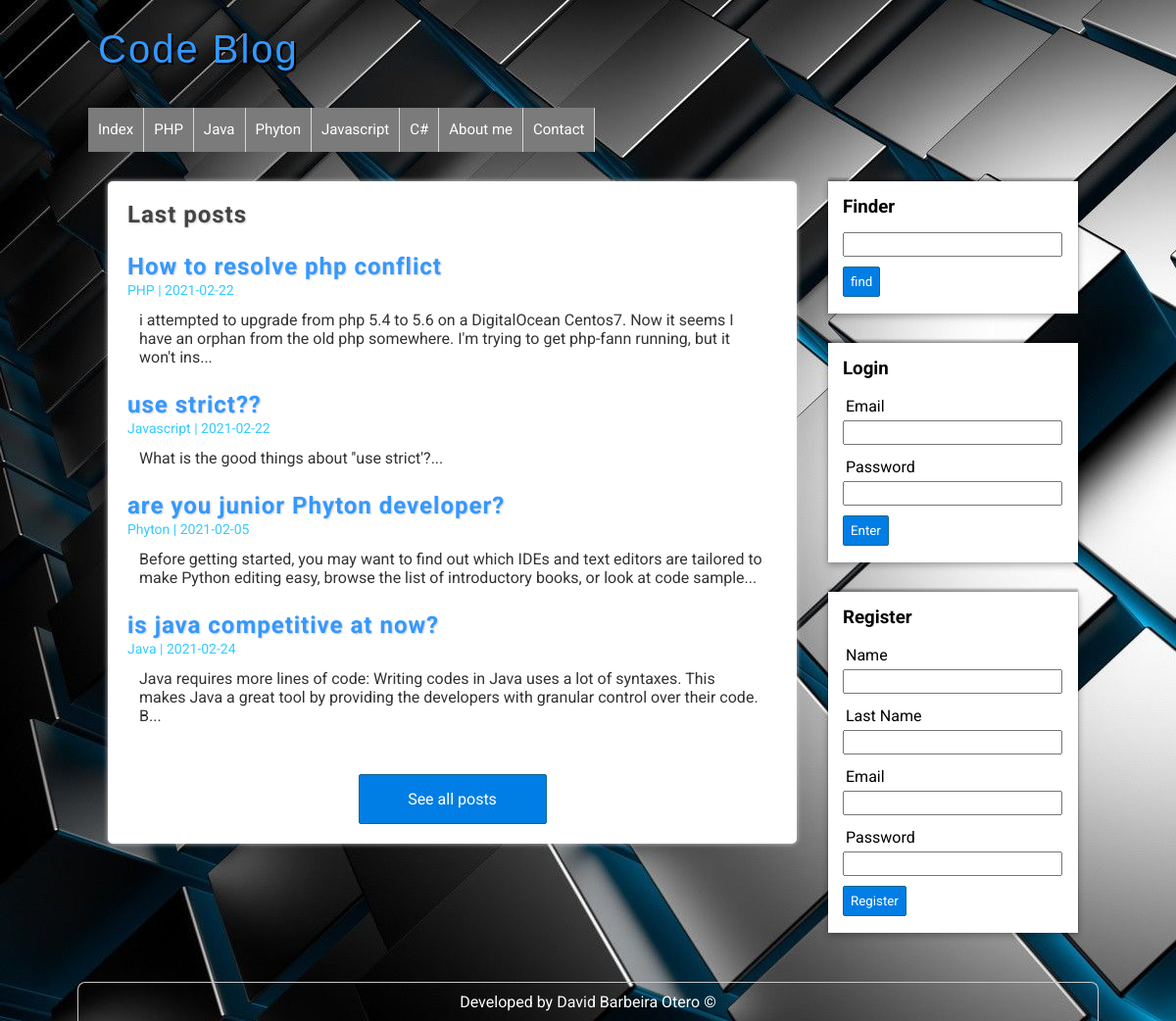
The page / on the database its author committed.
### tables this page shows
CREATE TABLE `categories` (
  `id` int(11) NOT NULL,
  `name` text NOT NULL
);

CREATE TABLE `posts` (
  `id` int(11) NOT NULL,
  `title` text NOT NULL,
  `description` longtext NOT NULL,
  `user_id` int(11) NOT NULL,
  `category_id` int(11) NOT NULL,
  `date` date DEFAULT NULL
);

### includes/helpers.php (called while the page is built, shortened)
<?php
function get_categories($connection) {
    $sql = "SELECT * FROM categories ORDER BY id ASC";
    $categories = mysqli_query($connection, $sql);
    $result = array();
    if ($categories) {
        $result = $categories;
    }
    return $result;
}
function get_all_posts($connection, $limit = null, $category = null,$find=null) {
    $sql = "SELECT e.*,c.name AS 'category' FROM posts e" .
            " INNER JOIN categories c on e.category_id=c.id";
    $sql .= " ORDER BY e.id DESC";
    if ($limit) {
        $sql .= " LIMIT 4";
    }
    $posts = mysqli_query($connection, $sql);
    $result = array();
    if ($posts) {
        $result = $posts;
    }
    return $result;
}

### index.php (the view, shortened to what this page needs)
<?php require_once 'includes/header.php' ?>
<?php require_once 'includes/helpers.php' ?>
<div id="container">
    <?php require_once'includes/aside.php' ?>
    <div id="main">
        <h1>Last posts</h1>
        <?php
        $posts = get_all_posts($db,true,null);
        if (!empty($posts)):
            while ($post = mysqli_fetch_assoc($posts)):
                ?>
                <article class="entry_posts">
                    <a href="post-details.php?id=<?=$post['id']?>">
                        <h2><?= $post['title'] ?> </h2>
                        <span class="date_last_posts"><?= $post['category'].' | '.$post['date']?> </span>
                        <p><?= substr($post['description'], 0, 180) . "..." ?> </p>
                    </a>
                </article>
                <?php
            endwhile;
        endif;
        ?>
        <div id="see-all">
            <a href="entries.php">
                See all posts
            </a>
        </div>
    </div>
</div>
<?php require_once 'includes/footer.php' ?>
</body>
</html>

### includes/header.php (shortened to what this page needs)
<?php require_once 'connection.php'
?>
<?php require_once 'helpers.php'
?>
<!DOCTYPE HTML>
<html lang="es">
    <head>
        <link rel="stylesheet" type="text/css" href="/assets/css/style.css"/>
    </head>
    <body>
        <header id="header">
            <div id="logo">
                <a href="index.php">
                    Code Blog
                </a>
            </div>
            <?php $categories=get_categories($db);   ?>
            <nav id="menu">
                <ul>
                    <li>
                        <a href="index.php">Index</a>
                    </li>
            <?php  while($category= mysqli_fetch_assoc($categories)):  ?>
             <li>
                 <a href="category.php?idcategory=<?=$category['id']?>"><?= $category['name']?></a>
                    </li>
            <?php endwhile; ?>
                       <li>
                        <a href="index.php">About me</a>
                    </li>
                       <li>
                        <a href="index.php">Contact</a>
                    </li>
                </ul>
            </nav>
        </header>

### includes/aside.php (shortened to what this page needs)
<?php require_once 'includes/helpers.php' ?>
<aside id="sidebar">
  <div id="finder" class="block-aside">
            <h3>Finder</h3>
            <form action="finder.php" method="POST" enctype="multipart/form-data">
        <input type="text" name="search"/>
        <input type="submit" value="find">
            </form>
        </div>
    <?php if (isset($_SESSION['user'])): ?>
        <div id="logued-user" class="block-aside">
            <h3>Wellcome,<?= $_SESSION['user']['name'] . ' ' . $_SESSION['user']['last_name'] ?></h3>
            <ul class="panel">
                <li><a href="create-post.php" class="green-button" >New Post</a></li>
                <li><a  href="create-category.php" class="blue-button">New Category</a></li>
                <li> <a  href="profile.php" class="orange-button">Profile</a></li>
                <li><a href="close.php" class="red-button">Exit</a></li>
            </ul>
        </div>
    <?php else: ?>
        <div id="login" class="block-aside">
            <h3>Login</h3>
            <form action="login.php" method="POST" enctype="multipart/form-data">
                <label for="email">Email</label>
                <input type="text" name="email" />
                <label for="password">Password</label>
                <input type="password" name="password" />
                <input type="submit" name= "submit" value="Enter"/>
            </form>
        </div>
    <?php endif ?>
    <?php if (!isset($_SESSION['user'])): ?>
        <div id="register" class="block-aside">
            <h3>Register</h3>
            <form action="register.php" method="POST" enctype="multipart/form-data" >
                <label for="name">Name </label>
                <input type="text" name="name" />
                <label for="last_name">Last Name</label>
                <input type="text" name="last_name" />
                <label for="email">Email</label>
                <input type="email" name="email" />
                <label for="password">Password</label>
                <input type="password" name="password" />
                <input type="submit" name= "submit" value="Register"/>
            </form>
        </div>
    <?php endif ?>
</aside>

### includes/footer.php
<footer id="footer">
    <p>Developed by David Barbeira Otero &copy;</p>
</footer>

### assets/css/style.css (style rules this page uses)
* { margin:0px; padding:0px; text-decoration: none; font-family: 'Roboto', sans-serif; }
body { background: url(../img/cubes.jpg) #F4F4F4; color:white; }
#header { width: 85%; height: auto; background: transparent; margin: 0px auto; }
#logo { float:left; width:540px; height:110px; }
#logo a { font-family: Helvetica; font-size: 40px; letter-spacing: 2px; color: #3399ff; text-shadow:0px 0px 0px black,1px 1px 0px black,2px 2px 0px black; transition: all 500ms; line-height: 100px; margin-left:10px; }
#menu { width: 100%; clear: both; overflow: hidden; }
#menu ul { list-style: none; }
#menu ul li { float: left; line-height: 45px; border-right: 1px solid #d6d6d6; }
#menu ul li a { display:block; padding-left: 10px; padding-right: 10px; font-size: 15px; color:white; background-color: #7B7B7B; transition: all 500ms; }
#container { width: 85%; min-height:auto; margin: 0px auto; margin-top: 30px; }
#sidebar { float: right; width: 25%; height: auto; margin-right: 10px; }
#main { float: left; width: 65%; min-height:572px; background: white; border-radius: 5px; box-shadow: 0px 0px 5px #ccc; color:black; margin-left: 20px; padding:20px; overflow:hidden; }
#main h1 { font-size: 24px; color: #444; letter-spacing: 1px; text-shadow:1px 1px 2px #ccc; }
#main h2 { font-size: 24px; color: #3399ff; letter-spacing: 1px; margin-top: 25px; text-shadow:1px 1px 2px #ccc; }
#main p { margin: 12px; }
#main a { color:#333; }
.date_last_posts { color:#33ccff; margin-top: 15px; font-size:14px }
#see-all a { display:block; border-radius: 2px; padding:15px; color:white; background: #007ee5; border : 1px solid #156785; cursor: pointer; width:160px; margin: 0px auto; margin-top: 50px; text-align: center; }
.block-aside { display: block; margin: 0px auto; margin-bottom: 30px; background: white; color: black; padding: 15px; box-shadow: 0px 0px 1px rgba(0,0,0,0.3),0px 3px 7px rgba(0,0,0,0.3),0px 0px 1px #FFFFFF inset,0px -3px 2px rgba(0,0,0,0.3); }
.block-aside h3 { margin-bottom: 15px; }
label,input[type="text"],input[type="email"],input[type="password"] { display: block; width: 95%; margin-top: 2px; margin-bottom: 2px; padding:3px; }
input[type="text"],input[type="email"],input[type="password"] { margin-bottom: 10px; }
input[type="button"],input[type="submit"] { margin-top: 2px; margin-bottom: 2px; display:block; border-radius: 2px; padding:7px; color:white; background: #007ee5; border : 1px solid #156785; cursor: pointer; text-align: center; }
#footer { clear:both; width: 85%; margin:0px auto; border:1px solid #c9c9c9; border-bottom: none; border-radius: 8px 8px 0px 0px; margin-top: 20px; height:auto; padding: 10px; text-align: center; }

### rows shown on the page
categories: name "PHP"
categories: name "Java"
categories: name "Phyton"
categories: name "Javascript"
categories: name "C#"
posts: title "How to resolve php conflict", category.name "PHP", date "2021-02-22", description "i attempted to upgrade from php 5.4 to 5.6 on a DigitalOcean Centos7. Now it seems I have an orphan from the old php somewhere. I'm trying to get php-fann running, but it won't ins"
posts: title "use strict??", category.name "Javascript", date "2021-02-22", description "What is the good things about ''use strict'?"
posts: title "are you junior Phyton developer?", category.name "Phyton", date "2021-02-05", description "Before getting started, you may want to find out which IDEs and text editors are tailored to make Python editing easy, browse the list of introductory books, or look at code sample"
posts: title "is java competitive at now?", category.name "Java", date "2021-02-24", description "Java requires more lines of code: Writing codes in Java uses a lot of syntaxes. This makes Java a great tool by providing the developers with granular control over their code. B"
